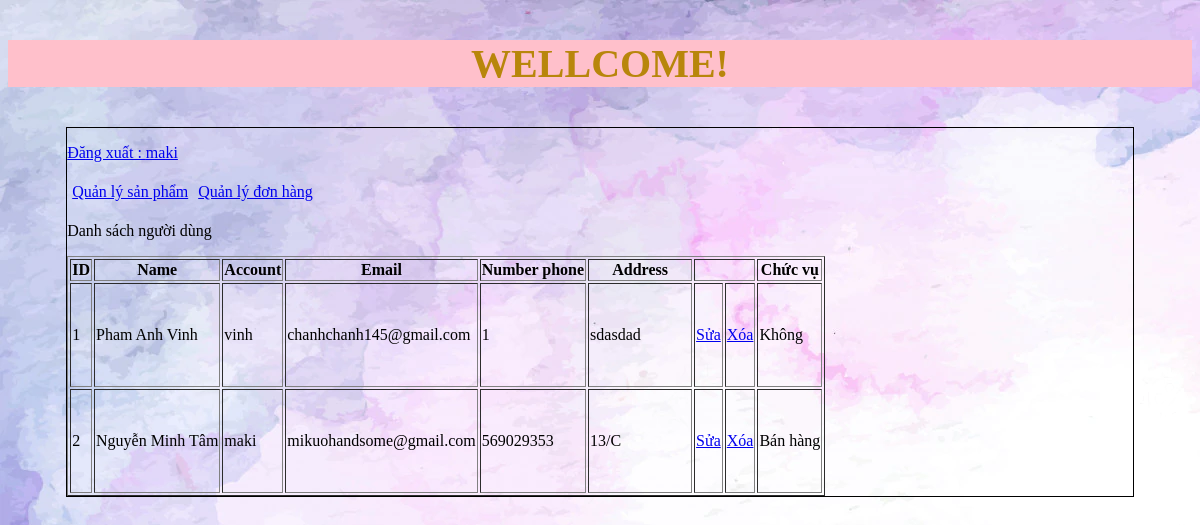
Screenshot of /admincp/index.php?action=quanlynguoidung&query=them (signed in) with the database file from the repository.
### tables this page shows
CREATE TABLE `tbl_dangky` (
  `id_khachhang` int(11) NOT NULL,
  `hovaten` varchar(250) NOT NULL,
  `taikhoan` varchar(100) NOT NULL,
  `matkhau` varchar(100) NOT NULL,
  `sodienthoai` int(11) NOT NULL,
  `email` varchar(100) NOT NULL,
  `diachi` text NOT NULL,
  `chucvu` int(11) NOT NULL
);

### admincp/modules/quanlynguoidung/lietke.php (the view)
<?php
    $sql_lietke_nguoidung="SELECT * FROM tbl_dangky ORDER BY id_khachhang DESC";
    $result_lietke_nguoidung= mysqli_query($connect,$sql_lietke_nguoidung);
?>
<p>Danh sách người dùng</p>
<table border="1">
    <tr>
        <th>ID</th>
        <th>Name </th>
        <th>Account</th>
        <th>Email</th>
        <th>Number phone</th>
        <th>Address</th>
        <th colspan="2"></th>
        <th>Chức vụ</th>
    </tr>
        <?php
            $i=0;
            while($row=mysqli_fetch_array($result_lietke_nguoidung)){
            $i++;
        ?>
    <tr>
        <td style="height:100px;"> <?php echo $i ?></td>
        <td> <?php echo $row ['hovaten']?></td>
        <td> <?php echo $row ['taikhoan']?></td>
        <td> <?php echo $row ['email']?></td>
        <td> <?php echo $row ['sodienthoai']?></td>
        <td style="width:100px;"> <?php echo $row ['diachi']?></td>
        <td>
                <a href="?action=quanlynguoidung&query=sua&idnguoidung=<?php echo $row['id_khachhang'] ?>"> Sửa </a>
        </td>
        <td>
                <a href="modules/quanlynguoidung/xuly.php?idnguoidung=<?php echo $row['id_khachhang']?>">Xóa</a>
        </td>
        <td><?php if($row['chucvu']==1){
            echo "Bán hàng";
     }else{
            echo "Không";
     }?>
     </td>
    </tr>
        <?php
            }
        ?>
</table>

### admincp/css/style_admincp.css (style rules this page uses)
body { background-image: url(../css/background_body.jpg); }

### rows the page displays
tbl_dangky: hovaten "Pham Anh Vinh", taikhoan "vinh", email "chanhchanh145@gmail.com", sodienthoai "1", diachi "sdasdad", chucvu "Không"
tbl_dangky: hovaten "Nguyễn Minh Tâm", taikhoan "maki", email "mikuohandsome@gmail.com", sodienthoai "569029353", diachi "13/C", chucvu "Bán hàng"

### other values shown
$_SESSION['dangnhap'] "maki"
